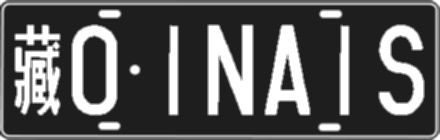
#> input picture blue_plate/藏01NA1S_blue_False.jpg, 440 x 140 px, given as the content of the folder font_model, which was not available
$ python generate_multi_plate.py
#> lines starting #> are read from the running program, lines starting #| are printed output that depends on the picture; pictures that were not available may be replaced by others from this repository, and a replacement may not be noted
### plate_number.py
"""
generate plate numbers
"""

import numpy as np
import cv2, os
from glob import glob

# 省份
provinces = ["京", "津", "冀", "晋", "蒙", "辽", "吉", "黑", "沪",
             "苏", "浙", "皖", "闽", "赣", "鲁", "豫", "鄂", "湘",
             "粤", "桂", "琼", "渝", "川", "贵", "云", "藏", "陕",
             "甘", "青", "宁", "新"]

# "港", "澳", "使", "领", "学", "警", "挂"]
digits = ['{}'.format(x + 1) for x in range(9)] + ['0']

# 英文，没有I、O两个字符
letters = [chr(x + ord('A')) for x in range(26) if not chr(x + ord('A')) in ['I', 'O']]
# print('letters', digits + letters)


# 随机选取
def random_select(data):
    return data[np.random.randint(len(data))]


# 蓝牌
def generate_plate_number_blue(length=7):
    plate = random_select(provinces)
    for i in range(length - 1):
        plate += random_select(digits + letters)
    return plate

# 黄色挂车
def generate_plate_number_yellow_gua():
    plate = generate_plate_number_blue()
    return plate[:6] + '挂'

# 教练车
def generate_plate_number_yellow_xue():
    plate = generate_plate_number_blue()
    return plate[:6] + '学'

# 白色警车、军车
# [8 lines left out: function generate_plate_number_white, not called in this run]


def generate_plate_number_black_gangao():
    plate = generate_plate_number_blue()
    return '粤' + plate[1:6] + random_select(["港", "澳"])


def generate_plate_number_black_ling():
    plate = generate_plate_number_blue()
    return plate[:6] + '领'


def generate_plate_number_black_shi():
    plate = generate_plate_number_blue()
    return '使' + plate[1:]


# [5 lines left out: function board_bbox, not called in this run]


# [2 lines that do not run on import are left out]

### generate_multi_plate.py
import numpy as np
import cv2, os, argparse
from glob import glob
from tqdm import tqdm

from plate_number import random_select, generate_plate_number_white, generate_plate_number_yellow_xue
from plate_number import generate_plate_number_black_gangao, generate_plate_number_black_shi, generate_plate_number_black_ling
from plate_number import generate_plate_number_blue, generate_plate_number_yellow_gua
from plate_number import letters, digits


def get_location_data(length=7, split_id=1, height=140):
    """
    获取车牌号码在底牌中的位置
    length: 车牌字符数，7或者8，7为普通车牌、8为新能源车牌
    split_id: 分割空隙
    height: 车牌高度，对应单层和双层车牌
    """
    # 字符位置
    location_xy = np.zeros((length, 4), dtype=np.int32)

    # 单层车牌高度
    if height == 140:
        # 单层车牌，y轴坐标固定
        location_xy[:, 1] = 25
        location_xy[:, 3] = 115
        # 螺栓间隔
        step_split = 34 if length == 7 else 49
        # 字符间隔
        step_font = 12 if length == 7 else 9

        # 字符宽度
        width_font = 45
        for i in range(length):
            if i == 0:
                location_xy[i, 0] = 15
            elif i == split_id:
                location_xy[i, 0] = location_xy[i - 1, 2] + step_split
            else:
                location_xy[i, 0] = location_xy[i - 1, 2] + step_font
            # 新能源车牌
            if length == 8 and i > 0:
                width_font = 43
            location_xy[i, 2] = location_xy[i, 0] + width_font
    else:
        # 双层车牌第一层
        location_xy[0, :] = [110, 15, 190, 75]
        location_xy[1, :] = [250, 15, 330, 75]

        # 第二层
        width_font = 65
        step_font = 15
        for i in range(2, length):
            location_xy[i, 1] = 90
            location_xy[i, 3] = 200
            if i == 2:
                location_xy[i, 0] = 27
            else:
                location_xy[i, 0] = location_xy[i - 1, 2] + step_font
            location_xy[i, 2] = location_xy[i, 0] + width_font

    return location_xy


# 字符贴上底板
# [12 lines left out: function copy_to_image_multi, not called in this run]


class MultiPlateGenerator:
    def __init__(self, adr_plate_model, adr_font):
        # 车牌底板路径
#> called with adr_plate_model = 'plate_model', adr_font = 'font_model'
        self.adr_plate_model = adr_plate_model
        # print(self.adr_plate_model)  # plate_model

        # 车牌字符路径
        self.adr_font = adr_font
        # print(self.adr_font)  # font_model

        # 车牌字符图片，预存处理
        self.font_imgs = {}
        font_filenames = glob(os.path.join(adr_font, '*jpg'))
        # print(os.path.join(adr_font, '*jpg'))  # font_model\*jpg
        # print(font_filenames)  # ['font_model\\140_0.jpg', 'font_model\\140_1.jpg'...]
        # print(len(font_filenames))  # 227

        for font_filename in font_filenames:
            # print(font_filename)
            # font_img = cv2.imread(font_filename, cv2.IMREAD_GRAYSCALE)  # windows环境无法读取中文字符
            font_img = cv2.imdecode(np.fromfile(font_filename, dtype=np.uint8), 0)
#> font_img is the input picture: shape (140, 440); min 24, max 255, mean 90
            # print(np.shape(font_img))  # (250, 125)

            if '140' in font_filename:
                font_img = cv2.resize(font_img, (45, 90))
                # [10 lines of commented-out code are left out]

            elif '220' in font_filename:
                font_img = cv2.resize(font_img, (65, 110))
            elif font_filename.split('_')[-1].split('.')[0] in letters + digits:
                font_img = cv2.resize(font_img, (43, 90))
            self.font_imgs[os.path.basename(font_filename).split('.')[0]] = font_img
            # print(self.font_imgs)  # 字典里面的内容为：一张图片对应相应数据
        # print(len(self.font_imgs))

        # 字符位置
        self.location_xys = {}
        for i in [7, 8]:
            for j in [1, 2, 4]:
                for k in [140, 220]:
                    self.location_xys['{}_{}_{}'.format(i, j, k)] = \
                        get_location_data(length=i, split_id=j, height=k)

    # 获取字符位置
    def get_location_multi(self, plate_number, height=140):
        length = len(plate_number)
        if '警' in plate_number:
            split_id = 1
        elif '使' in plate_number:
            split_id = 4
        else:
            split_id = 2
        return self.location_xys['{}_{}_{}'.format(length, split_id, height)]

    # 随机生成车牌号码，获取底板颜色、单双层
    def generate_plate_number(self):
        rate = np.random.random(1)
        if rate > 0.4:
            # 蓝牌
            plate_number = generate_plate_number_blue(length=random_select([7, 8]))
        else:
            # 白牌、黄牌教练车、黄牌挂车、黑色港澳、黑色使、领馆
            generate_plate_number_funcs = [generate_plate_number_white,
                                           generate_plate_number_yellow_xue,
                                           generate_plate_number_yellow_gua,
                                           generate_plate_number_black_gangao,
                                           generate_plate_number_black_shi,
                                           generate_plate_number_black_ling]
            plate_number = random_select(generate_plate_number_funcs)()

        # 车牌底板颜色
        bg_color = random_select(['blue'] + ['yellow'])

        if len(plate_number) == 8:
            bg_color = random_select(['green_car'] * 10 + ['green_truck'])
        elif len(set(plate_number) & set(['使', '领', '港', '澳'])) > 0:
            bg_color = 'black'
        elif '警' in plate_number or plate_number[0] in letters:
            bg_color = 'white'
        elif len(set(plate_number) & set(['学', '挂'])) > 0:
            bg_color = 'yellow'

        is_double = random_select([False] + [True] * 3)

        if '使' in plate_number:
            bg_color = 'black_shi'

        if '挂' in plate_number:
            # 挂车双层
            is_double = True
        elif len(set(plate_number) & set(['使', '领', '港', '澳', '学', '警'])) > 0 \
                or len(plate_number) == 8 or bg_color == 'blue':
            # 使领港澳学警、新能源、蓝色都是单层
            is_double = False

        # special，首字符为字母、单层则是军车
        if plate_number[0] in letters and not is_double:
            bg_color = 'white_army'

        return plate_number, bg_color, is_double

    # 随机生成车牌图片
    def generate_plate(self, enhance=False):
#> called with enhance = False
        plate_number, bg_color, is_double = self.generate_plate_number()
        height = 220 if is_double else 140

        # 获取底板图片
        # print(plate_number, height, bg_color, is_double)
        number_xy = self.get_location_multi(plate_number, height)
        img_plate_model = cv2.imread(os.path.join(self.adr_plate_model, '{}_{}.PNG'.format(bg_color, height)))
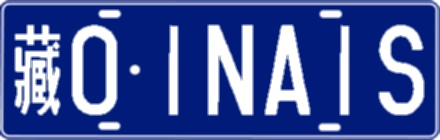
#> img_plate_model: shape (140, 440, 3); mean B, G, R 156.9, 87.7, 68.9
        img_plate_model = cv2.resize(img_plate_model, (440 if len(plate_number) == 7 else 480, height))
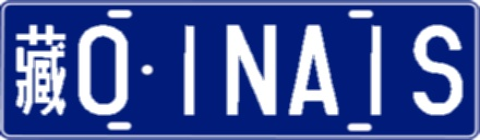
#> img_plate_model: shape (140, 480, 3); mean B, G, R 156.9, 87.7, 68.9

        for i in range(len(plate_number)):
            if len(plate_number) == 8:
                # 新能源
                font_img = self.font_imgs['green_{}'.format(plate_number[i])]
            else:
                if '{}_{}'.format(height, plate_number[i]) in self.font_imgs:
                    font_img = self.font_imgs['{}_{}'.format(height, plate_number[i])]
                else:
                    # 双层车牌字体库
                    if i < 2:
                        font_img = self.font_imgs['220_up_{}'.format(plate_number[i])]
                    else:
                        font_img = self.font_imgs['220_down_{}'.format(plate_number[i])]

            # 字符是否红色
            if (i == 0 and plate_number[0] in letters) or plate_number[i] in ['警', '使', '领']:
                is_red = True
            elif i == 1 and plate_number[0] in letters and np.random.random(1) > 0.5:
                # second letter of army plate
                is_red = True
            else:
                is_red = False

            if enhance:
                k = np.random.randint(1, 6)
                kernel = np.ones((k, k), np.uint8)
                if np.random.random(1) > 0.5:
                    font_img = np.copy(cv2.erode(font_img, kernel, iterations=1))
                else:
                    font_img = np.copy(cv2.dilate(font_img, kernel, iterations=1))

            # 贴上底板
            img_plate_model = copy_to_image_multi(img_plate_model, font_img,
                                                  number_xy[i, :], bg_color, is_red)

        img_plate_model = cv2.blur(img_plate_model, (3, 3))

        return img_plate_model, number_xy, plate_number, bg_color, is_double

    # [51 lines left out: function generate_plate_special, not called in this run]


def parse_args():
    parser = argparse.ArgumentParser(description='中国车牌生成器')
    parser.add_argument('--number', default=50000, type=int, help='生成车牌数量')
    # parser.add_argument('--save-adr', default='multi_val', help='车牌保存路径')
    parser.add_argument('--save-adr', default='blue_plate', help='车牌保存路径')
    args = parser.parse_args()
    return args


def mkdir(path):
    try:
        os.makedirs(path)
    except:
        pass


if __name__ == '__main__':
    args = parse_args()
    # print(args)
    # 随机生成车牌
    print('save in {}'.format(args.save_adr))

    mkdir(args.save_adr)  # 在左侧目录创建一个文件夹

    generator = MultiPlateGenerator('plate_model', 'font_model')

    for i in tqdm(range(args.number)):
#> (the run stopped early here; a loop or call above may not have finished)

$ run again, on blue_plate/藏0DCWLF_blue_False.jpg
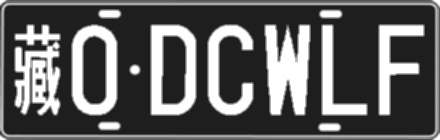
#> input picture blue_plate/藏0DCWLF_blue_False.jpg, 440 x 140 px, given as the content of the folder font_model, which was not available
#> in __init__, font_img is the input picture: shape (140, 440); min 25, max 255, mean 96.9
#> in generate_plate, `img_plate_model = cv2.imread(os.path.join(self.adr_plate_model, '{}_{}..`:
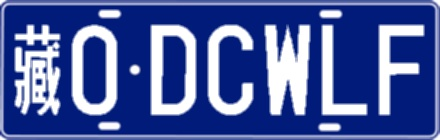
#> img_plate_model: shape (140, 440, 3); mean B, G, R 160.9, 94.6, 76.7
#> in generate_plate, `img_plate_model = cv2.resize(img_plate_model, (440 if len(plate_number..`:
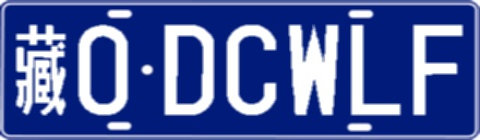
#> img_plate_model: shape (140, 480, 3); mean B, G, R 160.9, 94.6, 76.7

$ run again, on blue_plate/藏0E63RD_blue_False.jpg
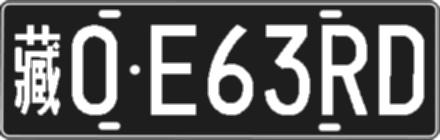
#> input picture blue_plate/藏0E63RD_blue_False.jpg, 440 x 140 px, given as the content of the folder font_model, which was not available
#> in __init__, font_img is the input picture: shape (140, 440); min 24, max 255, mean 98.4
#> in generate_plate, `img_plate_model = cv2.imread(os.path.join(self.adr_plate_model, '{}_{}..`:
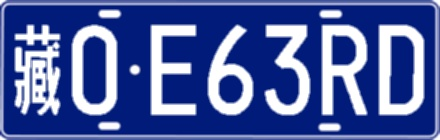
#> img_plate_model: shape (140, 440, 3); mean B, G, R 161.8, 96.1, 78.3
#> in generate_plate, `img_plate_model = cv2.resize(img_plate_model, (440 if len(plate_number..`:
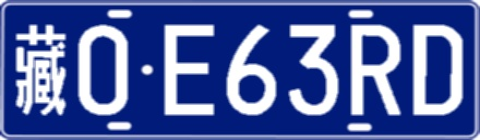
#> img_plate_model: shape (140, 480, 3); mean B, G, R 161.8, 96.1, 78.3

$ run again, on blue_plate/藏1AUDB0_blue_False.jpg
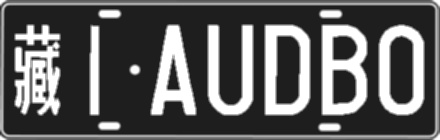
#> input picture blue_plate/藏1AUDB0_blue_False.jpg, 440 x 140 px, given as the content of the folder font_model, which was not available
#> in __init__, font_img is the input picture: shape (140, 440); min 25, max 255, mean 95.7
#> in generate_plate, `img_plate_model = cv2.imread(os.path.join(self.adr_plate_model, '{}_{}..`:
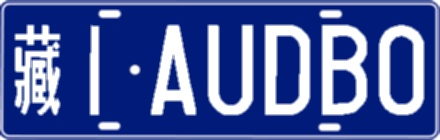
#> img_plate_model: shape (140, 440, 3); mean B, G, R 160.3, 93.5, 75.4
#> in generate_plate, `img_plate_model = cv2.resize(img_plate_model, (440 if len(plate_number..`:
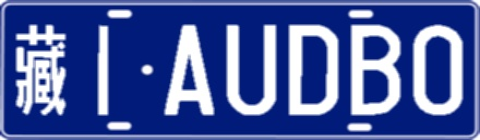
#> img_plate_model: shape (140, 480, 3); mean B, G, R 160.3, 93.5, 75.4
